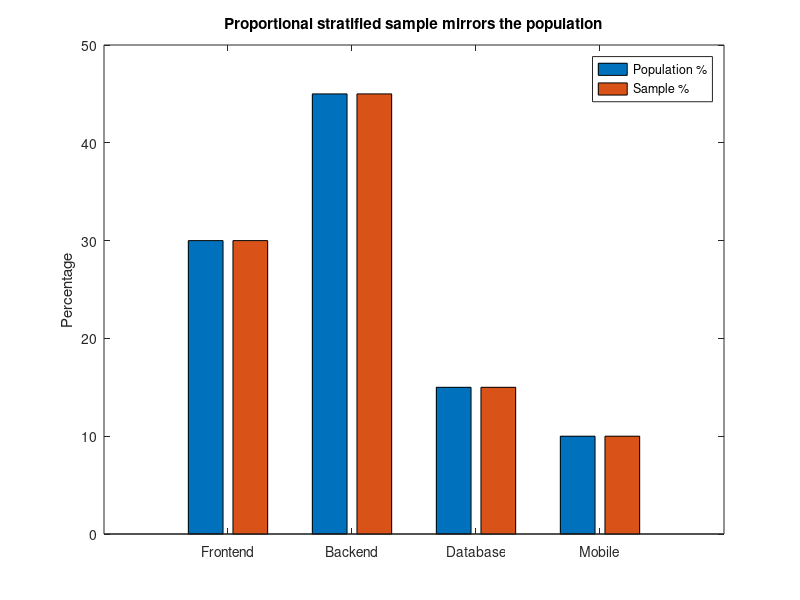

Source code (MATLAB):
%% Q2 - Data collection and Sampling (Lecture 2)
clc; clear; close all;
rng(1);                                       % reproducible randomness

N_h   = [3000 4500 1500 1000];                % bug reports per module (strata)
names = {'Frontend','Backend','Database','Mobile'};
N     = sum(N_h);                             % population size = 10000
n     = 200;                                  % total sample size

% (a) Simple random sampling (without replacement)
srs = sort(randperm(N, n));
fprintf('(a) SRS: first 10 selected report IDs: %s\n', mat2str(srs(1:10)));

% (b) Systematic sampling
k     = N / n;                                % sampling interval = 50
start = randi(k);                             % random start between 1 and k
sys   = start:k:N;
fprintf('(b) Systematic: k = %d, random start = %d, sample size = %d\n', k, start, numel(sys));
fprintf('    first 6 IDs: %s\n', mat2str(sys(1:6)));

% (c) Proportional stratified random sampling
n_h = round(n * N_h / N);                     % proportional allocation
fprintf('(c) Proportional allocation (n_h = n * N_h / N):\n');
edges = [0 cumsum(N_h)];
strat = [];
for i = 1:numel(N_h)
    ids   = edges(i) + randperm(N_h(i), n_h(i));
    strat = [strat ids];                      %#ok<AGROW>
    fprintf('    %-9s N_h = %4d  ->  n_h = %3d\n', names{i}, N_h(i), n_h(i));
end
fprintf('    total stratified sample = %d\n', numel(strat));

bar([N_h/N*100; n_h/n*100]');
set(gca, 'XTickLabel', names); legend('Population %','Sample %');
ylabel('Percentage'); title('Proportional stratified sample mirrors the population');
